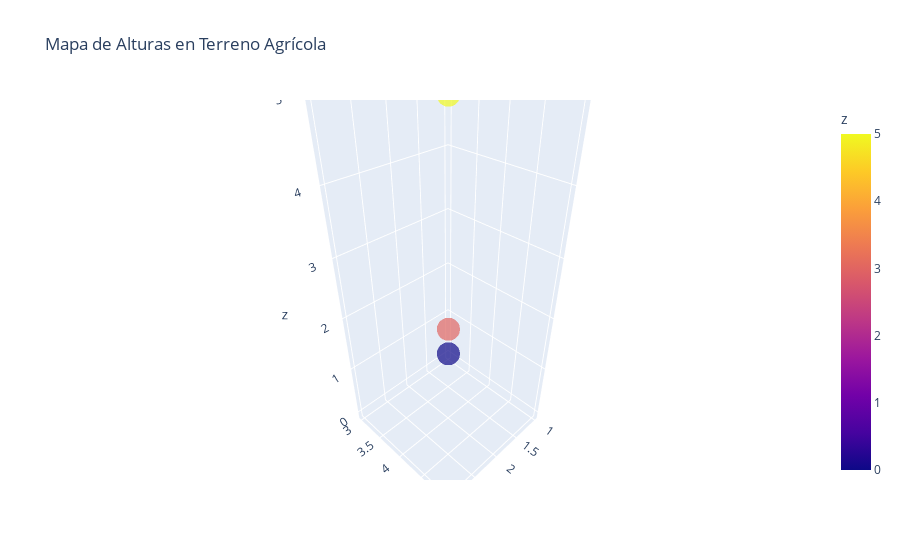

Here is the notebook cell this chart was saved with:
### Markdown cell above
- **Analizar superficies:** Convertir puntos en superficies (ej: área de cobertura de riego).

### Code cell
fig = px.scatter_3d(df, x='x', y='y', z='z', size_max=10, opacity=0.7, 
                      color='z', title='Mapa de Alturas en Terreno Agrícola')
    
fig.show()

### Figure 1 — Plotly figure (JSON) as saved in the notebook; plotly's stock layout.template omitted (floating-point values rounded to 4 significant figures)
{"data": [{"hovertemplate": "x=%{x}<br>y=%{y}<br>z=%{marker.color}<extra></extra>", "legendgroup": "", "marker": {"color": [0, 5, 3], "coloraxis": "coloraxis", "opacity": 0.7, "symbol": "circle"}, "mode": "markers", "name": "", "scene": "scene", "showlegend": false, "type": "scatter3d", "x": [1, 2, 3], "y": [3, 4, 5], "z": [0, 5, 3]}], "layout": {"coloraxis": {"colorbar": {"title": {"text": "z"}}, "colorscale": [[0, "#0d0887"], [0.1111, "#46039f"], [0.2222, "#7201a8"], [0.3333, "#9c179e"], [0.4444, "#bd3786"], [0.5556, "#d8576b"], [0.6667, "#ed7953"], [0.7778, "#fb9f3a"], [0.8889, "#fdca26"], [1, "#f0f921"]]}, "legend": {"tracegroupgap": 0}, "scene": {"domain": {"x": [0, 1], "y": [0, 1]}, "xaxis": {"title": {"text": "x"}}, "yaxis": {"title": {"text": "y"}}, "zaxis": {"title": {"text": "z"}}}, "title": {"text": "Mapa de Alturas en Terreno Agrícola"}}}
